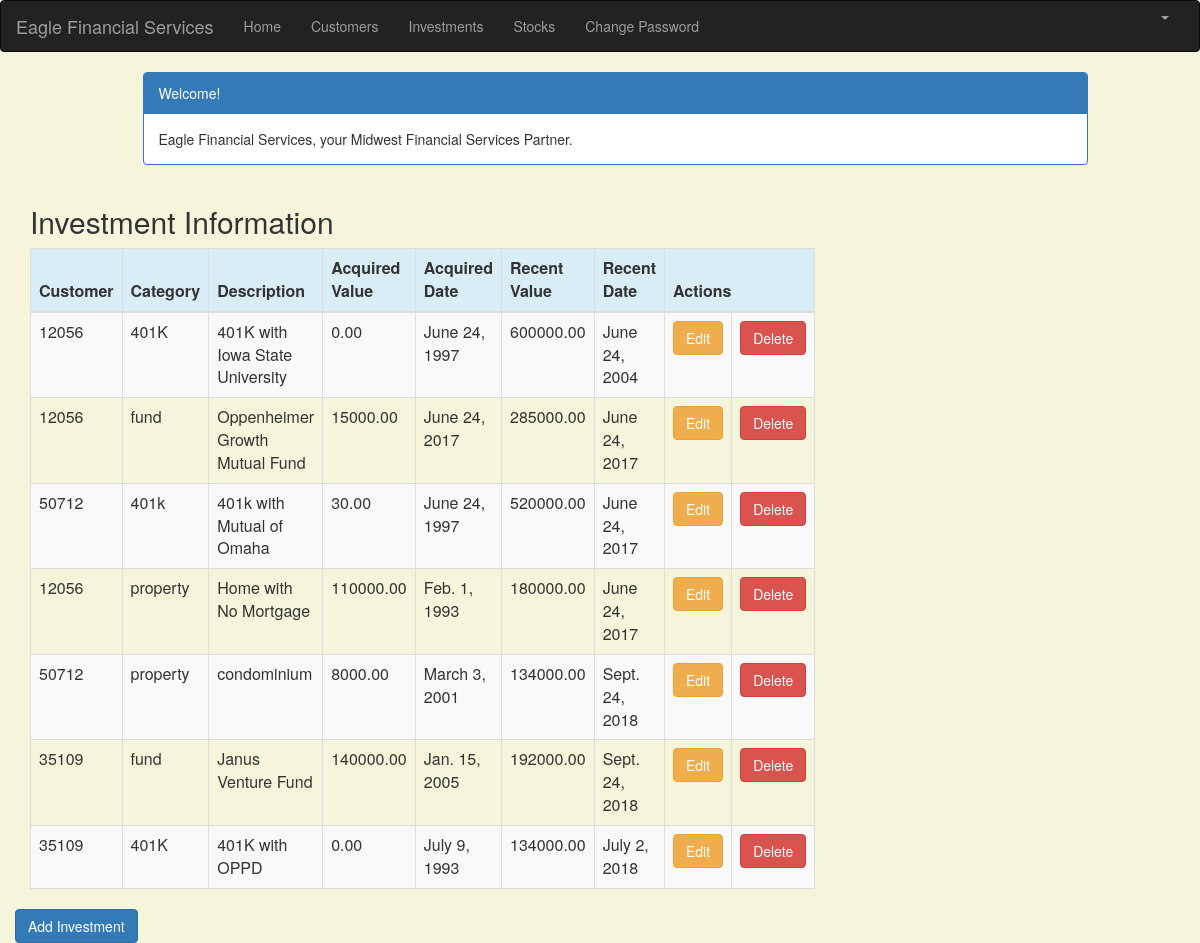
Page /investment_list (signed in) on the committed database.
### portfolio/models.py (models this page shows, shortened)
class Investment(models.Model):
    customer = models.ForeignKey(Customer, on_delete=models.CASCADE, related_name='investments')
    category = models.CharField(max_length=50)
    description = models.CharField(max_length=200)
    acquired_value = models.DecimalField(max_digits=10, decimal_places=2)
    acquired_date = models.DateField(default=timezone.now)
    recent_value = models.DecimalField(max_digits=10, decimal_places=2)
    recent_date = models.DateField(default=timezone.now, blank=True, null=True)

class Customer(models.Model):
    name = models.CharField(max_length=50)
    address = models.CharField(max_length=200)
    cust_number = models.IntegerField(blank=False, null=False)
    city = models.CharField(max_length=50)
    state = models.CharField(max_length=50)
    zipcode = models.CharField(max_length=10)
    email = models.EmailField(max_length=200)
    cell_phone = models.CharField(max_length=50)
    created_date = models.DateTimeField(
        default=timezone.now)
    updated_date = models.DateTimeField(auto_now_add=True)
    def __str__(self):
        return str(self.cust_number)

### portfolio/views.py (the view)
# urls.py: path('investment_list', views.investment_list, name='investment_list'),
@login_required
def investment_list(request):
    investments = Investment.objects.filter(acquired_date__lte=timezone.now())
    return render(request, 'portfolio/investment_list.html', {'investments': investments})

### portfolio/templates/portfolio/investment_list.html (shortened to what this page needs)
{% extends 'portfolio/base.html' %}
{% block content %}
    <html>
    <head>
        <link rel="stylesheet" href="https://maxcdn.bootstrapcdn.com/bootstrap/3.3.4/css/bootstrap.min.css">
    </head>
    <body>
    <div class="container">
        <div class="row">
            <div class="col-md-10 col-md-offset-1">
                <div class="panel panel-primary">
                    <div class="panel-heading">Welcome!</div>
                    <div class="panel-body">
                        Eagle Financial Services, your Midwest Financial Services Partner.
                    </div>
                </div>
            </div>
        </div>
    </div>
    <div class="row">
        <h2 style="padding-left: 15Px">Investment Information</h2>
    </div>
    <div>
        <table class="table table-striped table-bordered table-hover">
            <thead>
            <tr class="bg-info">
                <th>Customer</th>
                <th>Category</th>
                <th>Description</th>
                <th>Acquired Value</th>
                <th>Acquired Date</th>
                <th>Recent Value</th>
                <th>Recent Date</th>
                <th colspan="3">Actions</th>
            </tr>
            </thead>
            <tbody>
            {% for investment in investments %}
                <tr>
                    <td>{{ investment.customer }}</td>
                    <td>{{ investment.category }}</td>
                    <td>{{ investment.description }}</td>
                    <td>{{ investment.acquired_value }}</td>
                    <td>{{ investment.acquired_date }}</td>
                    <td>{{ investment.recent_value }}</td>
                    <td>{{ investment.recent_date }}</td>
                    <td><a href="{% url 'portfolio:investment_edit' pk=investment.pk %}" class="btn btn-warning">Edit</a>
                    <td><a href="{% url 'portfolio:investment_delete' pk=investment.pk %}"
                           onclick="return confirm('Are you sure you want to delete?')"
                           class="btn btn-danger">Delete</a>
                    </td>
                </tr>
            {% endfor %}
            </tbody>
           </table>
        <div class="row">
            <a href="{% url 'portfolio:investment_new' %}" class="row"><span
                class="btn btn-primary">Add Investment</span></a>
        </div>
    </div>
    </body>
    </html>
{% endblock %}

### portfolio/templates/portfolio/base.html (shortened to what this page needs)
{% load staticfiles %}
<html lang="en">
<head>
    <link rel="stylesheet" href="https://maxcdn.bootstrapcdn.com/bootstrap/3.3.7/css/bootstrap.min.css">
</head>
<body id="app-layout">
<nav class="navbar navbar-inverse">
    <div class="container-fluid">
        <div class="navbar-header">
            <a class="navbar-brand" href="/">
                Eagle Financial Services
            </a>
        </div>
        <div class="collapse navbar-collapse" id="myNavbar">
            <ul class="nav navbar-nav">
                <li><a href="{% url 'portfolio:home' %}">Home</a></li>
                <li><a href="{% url 'portfolio:customer_list' %}">Customers</a></li>
                <li><a href="{% url 'portfolio:investment_list' %}">Investments</a></li>
                <li><a href="{% url 'portfolio:stock_list' %}">Stocks</a></li>
                <li><a href="{% url 'password_change' %}">Change Password</a></li>
            </ul>
            <ul class="nav navbar-nav navbar-right">
                {% if user.is_authenticated %}
                    <li class="dropdown">
                        <a href="#" class="dropdown-toggle" data-toggle="dropdown" role="button" aria-expanded="false">
                            <span class="caret"></span>
                        </a>
                    </li>
                {% else %}
                    <li><a href="{% url 'login' %}"><span class="glyphicon glyphicon-log-in"></span> Login</a></li>
                {% endif %}
            </ul>
        </div>
    </div>
</nav>
<div class="content container">
    <div class="row">
        <div class="col-md-8">
            {% block content %}{% endblock %}
                </div>
        </div>
    </div>
</body>
</html>

### portfolio/templates/portfolio/base.html (style rules this page uses)
.navbar { margin-bottom: 0; border-radius: 0; }

### portfolio/templates/portfolio/investment_list.html (style rules this page uses)
body { background-color: beige; }

### rows in the picture
Investment: customer "12056", category "401K", description "401K with Iowa State University", acquired_value "0.00", acquired_date "June 24, 1997", recent_value "600000.00", recent_date "June 24, 2004"
Investment: customer "12056", category "fund", description "Oppenheimer Growth Mutual Fund", acquired_value "15000.00", acquired_date "June 24, 2017", recent_value "285000.00", recent_date "June 24, 2017"
Investment: customer "50712", category "401k", description "401k with Mutual of Omaha", acquired_value "30.00", acquired_date "June 24, 1997", recent_value "520000.00", recent_date "June 24, 2017"
Investment: customer "12056", category "property", description "Home with No Mortgage", acquired_value "110000.00", acquired_date "Feb. 1, 1993", recent_value "180000.00", recent_date "June 24, 2017"
Investment: customer "50712", category "property", description "condominium", acquired_value "8000.00", acquired_date "March 3, 2001", recent_value "134000.00", recent_date "Sept. 24, 2018"
Investment: customer "35109", category "fund", description "Janus Venture Fund", acquired_value "140000.00", acquired_date "Jan. 15, 2005", recent_value "192000.00", recent_date "Sept. 24, 2018"
Investment: customer "35109", category "401K", description "401K with OPPD", acquired_value "0.00", acquired_date "July 9, 1993", recent_value "134000.00", recent_date "July 2, 2018"
